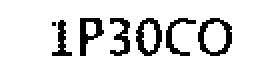
#> input picture SVM for ING bank/thecracked - Copy/B and W/output0.gif, 138 x 42 px (shown 2 times larger); its folder holds 4 pictures in this run
$ python floodfill.py   (Python 2 division)   (older library calls are emulated)
#> lines starting #> are read from the running program, lines starting #| are printed output that depends on the picture; after the words box and inside, x2 and y2 are one past the last pixel; in counts of white or black regions, pixels touching at a corner belong together
from PIL import Image
from operator import itemgetter
import os
import shutil
import sys

sys.setrecursionlimit(10000)
finalx=0
finaly=0
highy=999
lowy=0


def floodfill(x, y, oldColor, newColor):
    # assume surface is a 2D image and surface[x][y] is the color at x, y.

	pix=im2.getpixel((y,x))
	if (pix!= oldColor):
		global finalx
		global highy
		global lowy
		finalx=y
		if(x>lowy):
			lowy=x
		if(x<highy):
			highy=x
		global finaly
		finaly=x
		return
	im2.putpixel((y,x),newColor)

	try:
		floodfill(x + 1, y, oldColor, newColor) # right
		floodfill(x - 1, y, oldColor, newColor) # left
		floodfill(x, y + 1, oldColor, newColor) # down
		floodfill(x, y - 1, oldColor, newColor)
	except:
		return

flag=0
xcord=0
ycord=0
xcount=0
# [24 lines of commented-out code are left out]


fxcord=0
fycord=0
checky=0
scount=0
for abc in range(1,95):
	im2=Image.open("output"+str(scount)+".gif")
#> im2 is the input picture: PIL image 138x42 L; 89.4% white; black in thin lines or dots, all inside (x1, y1, x2, y2) = (26, 9, 116, 28)
	scount=scount+1
	for y in range(finaly,im2.size[0]):
		if flag==1:
			floodfill(xcord,ycord,0,10)
			flag=0
			#im2.save("exp"+str(xcount)+".gif")

			#print finalx
			#print finaly
			xcount=xcount+1
			flag=0
		for x in range(0,im2.size[1]):
			pix = im2.getpixel((y,x))
			if pix!=255 and pix!=10:
				fxcord=x
				fycord=y
				if checky==1:
					ffxcord=fxcord-xcord
					ffycord=fycord-ycord
					bbox = (ycord, highy,ycord+ffycord, lowy)
					print highy
					working_slice = im2.crop(bbox)
					working_slice.thumbnail((9,11),Image.ANTIALIAS)
					working_slice.save("letter"+str(xcount)+".gif",quality=95)
					destinationDir='C:\\Users\\Prasanth\\Desktop\\comb\\Captcha-Cracker-master\\thecracked - Copy\\SBIcracked'
					shutil.move("letter"+str(xcount)+".gif", destinationDir)
					highy=999
					lowy=0
				xcord=x
				ycord=y
				checky=1
				flag=1
				break
#> this loop made 138 passes

	bbox = (ycord, highy,ycord+ffycord, lowy)

	working_slice = im2.crop(bbox)
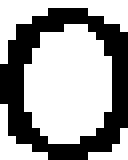
#> working_slice: PIL image 16x20 L (shown 8 times larger); values 10 (black) and 255 (white), 62.2% white; 1 black region, box (x1, y1, x2, y2) and area: (0, 1, 16, 20) 121
#> (the run stopped early here; a loop or call above may not have finished)
